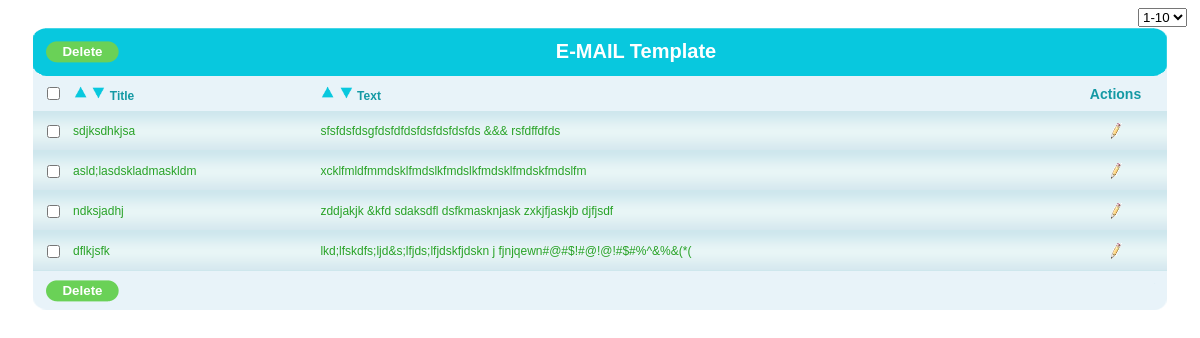
/admin/emailtemp_operation.php (signed in), run on the app's committed database.
### tables this page shows
CREATE TABLE IF NOT EXISTS `email_template` (
  `email_id` int(11) NOT NULL AUTO_INCREMENT,
  `email_title` varchar(500) NOT NULL,
  `email_text` varchar(1000) NOT NULL,
  PRIMARY KEY (`email_id`)
);

### admin/rights.php (called while the page is built, shortened)
<?php
$s="select * from sysadmin where username='".$_SESSION['user']."'";
$rs=mysql_query($s);
$p=mysql_fetch_array($rs);
$subrights=explode(",",$p['subrights']);
?>

### admin/emailtemp_content.php (the view, shortened to what this page needs)
<div id="table">
    	<table border="0" cellpadding="0" cellspacing="0" width="100%">
        <tr>
        <td colspan="5">
            <table width="100%" cellpadding="0" cellspacing="0" border="0">
            <tr>
                <th><img src="images/tableheadleft.png" /></th>
                <th class="thbackground"  align="left">
                    <?php
				$flag=0;
				include("rights.php");
				for($i=0;$i<count($subrights);$i++)
				{
					if($subrights[$i]=="14.3")
					{
						$flag=1;
					}
				}
				if($flag==1)
				{?>
                  <input type="button" onClick="javascript:mdelete(<?php echo $page-1; ?>,<?php echo $page_no_start; ?>,0,<?php echo $lastpage; ?>,<?php echo $last_page_rec; ?>,<?php echo $rec_limit; ?>);" value="Delete" class="regbtn" ><?php } ?></th>
           <th class="thbackground" width="100%"> E-MAIL Template
                </th>
                <th><img src="images/tableheadright.png" /></th>
            </tr>
            </table>
            </td>
        </tr>
        <tr>
        <td class="tabletitle"><input type="checkbox" name="check" id="check"  onclick="checkall_none();"/></td>
              			<td class="tabletitle1" align="left"><a onClick="desc(<?php echo '1';?>,<?php echo $page-1; ?>,<?php echo $page_no_start; ?>,0,<?php echo $lastpage; ?>,<?php echo $last_page_rec; ?>,<?php echo $rec_limit; ?>)"><img src="images/up.png" height="15" width="15" title="Descending" /></a>
                        <a onClick="asc(<?php echo '1';?>,<?php echo $page-1; ?>,<?php echo $page_no_start; ?>,0,<?php echo $lastpage; ?>,<?php echo $last_page_rec; ?>,<?php echo $rec_limit; ?>)"><img src="images/down.png" height="15" width="15" title="Ascending"/></a>
              			Title</td>
                <td class="tabletitle1" align="left"><a onClick="desc(<?php echo '2';?>,<?php echo $page-1; ?>,<?php echo $page_no_start; ?>,0,<?php echo $lastpage; ?>,<?php echo $last_page_rec; ?>,<?php echo $rec_limit; ?>)"><img src="images/up.png" height="15" width="15" title="Descending" /></a>
                        <a onClick="asc(<?php echo '2';?>,<?php echo $page-1; ?>,<?php echo $page_no_start; ?>,0,<?php echo $lastpage; ?>,<?php echo $last_page_rec; ?>,<?php echo $rec_limit; ?>)"><img src="images/down.png" height="15" width="15" title="Ascending"/></a>
              			Text</td>
            <td class="tabletitle">Actions</td>
        </tr>
             <?php
			if(isset($_REQUEST['search']))
			{
				$search=$_REQUEST['search'];
			}
			else
			{
				$search="";
			}
			if(isset($_REQUEST['order']))
			{
				$sql ="select a.email_id,a.email_title,a.email_text from (select email_id,email_title,email_text from email_template where email_title like '%".$search."%' limit $offset,$rec_limit) a order by ".$_REQUEST['field']." ".$_REQUEST['order'];
			}
			else
			{
				$sql ="select email_id,email_title,email_text from email_template where email_title like '%".$search."%' limit $offset,$rec_limit";
			}
			$res = mysql_query($sql);
			while($row = mysql_fetch_object($res))
			{
			?>
			<tr>
        	<td class="tdbg"><input type="checkbox" name="C1_<?php echo $row->email_id;?>"  id="C1_<?php echo $row->email_id;?>" /></td>
            <td class="tdbg1"><?php echo stripslashes($row->email_title);?></td>
            <td class="tdbg1"><?php echo stripslashes($row->email_text); ?></td>
                <td class="tdbg1">
                <table align="center" cellpadding="5" cellspacing="5">
                <tr>
                	<td class="tdaction">
                     <?php
				$flag=0;
			include("rights.php");
				for($i=0;$i<count($subrights);$i++)
				{
					if($subrights[$i]=="14.2")
					{
						$flag=1;
					}
				}
				if($flag==1)
				{?>
            <div align="center"><a onClick="javascript:update(<?php echo $row->email_id;?>,<?php echo $page-1; ?>,<?php echo $page_no_start; ?>,0,<?php echo $lastpage; ?>,<?php echo $last_page_rec; ?>,<?php echo $rec_limit; ?>)"><img src="images/edit-icon.png" title="Edit"/></a></div>
          <?php } ?>   		</td>
               	</tr>
                </table>
                </td>
            </tr>
            <?php
}
?>
        <tr>
        <td colspan="5">
            <table width="100%" cellpadding="0" cellspacing="0" border="0">
            <tr>
                <th><img src="images/tablefootright.png" /></th>
                <th class="thbackground1" width="100%" align="left">
                    <?php
                $flag=0;
				include("rights.php");
				for($i=0;$i<count($subrights);$i++)
				{
					if($subrights[$i]=="14.3")
					{
						$flag=1;
					}
				}
				if($flag==1)
				{?>
                  <input type="button" onClick="javascript:mdelete(<?php echo $page-1; ?>,<?php echo $page_no_start; ?>,0,<?php echo $lastpage; ?>,<?php echo $last_page_rec; ?>,<?php echo $rec_limit; ?>);" value="Delete" class="regbtn" class="regbtn"><?php } ?>
                </th>
                <th><img src="images/tablefootleft.png" /></th>
            </tr>
            </table>
        </td>
        </tr>
        </table>
    </div>

### admin/style.css (style rules this page uses)
.regbtn { background:url(images/btn.png) no-repeat; border:none; color:#FFFFFF; width:73px; font-weight:bolder; height:22px; vertical-align:text-top; }
.tdbg { background:url(images/tdbg.png); height:40px; border:none; color:#1499a4; font-size:12px; text-align:center; }
.tdbg1 { background:url(images/tdbg.png); height:40px; border:none; color:#28a227; font-size:12px; text-align:left; }
.tdaction a img { border:none; }
.thbackground { background:url(images/tablehead.png); border:none; color:#FFFFFF; font-size:20px; text-align:center; }
.thbackground1 { background-color:#e8f3f9; }
#table { padding-left:25px; padding-top:15px; padding-right:25px; }
.tabletitle { color:#1499a4; font-size:14px; font-weight:bold; text-align:center; height:35px; background-color:#e8f3f9; }
.tabletitle1 { color:#1499a4; font-size:14px; font-weight:bold; font-size:12px; text-align:left; height:35px; background-color:#e8f3f9; }

### data on the page
email_template: email_title "sdjksdhkjsa", email_text "sfsfdsfdsgfdsfdfdsfdsfdsfdsfds &&& rsfdffdfds"
email_template: email_title "asld;lasdskladmaskldm", email_text "xcklfmldfmmdsklfmdslkfmdslkfmdsklfmdskfmdslfm"
email_template: email_title "ndksjadhj", email_text "zddjakjk &kfd sdaksdfl dsfkmasknjask zxkjfjaskjb djfjsdf"
email_template: email_title "dflkjsfk", email_text "lkd;lfskdfs;ljd&s;lfjds;lfjdskfjdskn j fjnjqewn#@#$!#@!@!#$#%^&%&(*("

### other printed values
form field value "1-10"
